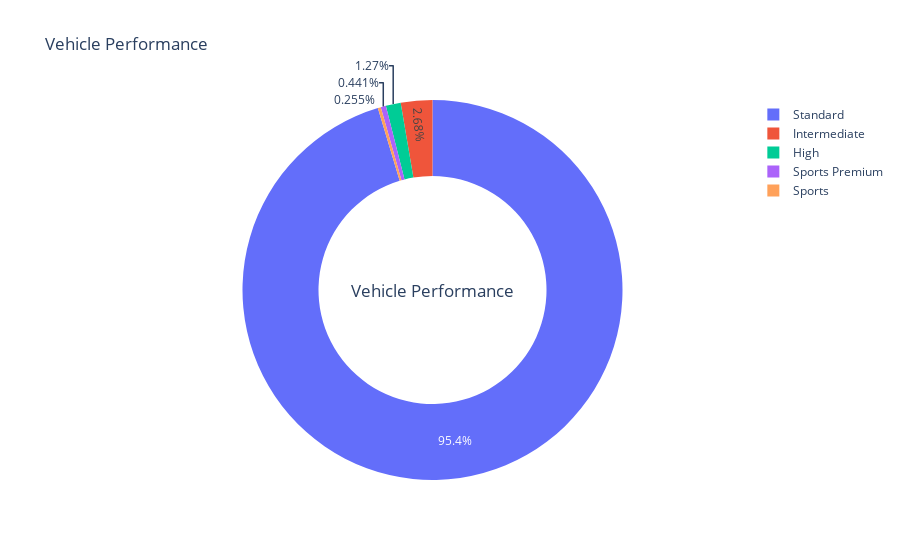

The notebook cell saved with this chart:
### Code cell
from plotly.offline  import download_plotlyjs,init_notebook_mode,plot, iplot
from plotly.offline import init_notebook_mode, iplot
init_notebook_mode(connected=True)
temp = df.Vehicle_Performance.value_counts()
fig = {
  "data": [
    {
      "values": temp.values,
      "labels": temp.index,
      "domain": {"x": [0, 1]},
      "hole": .6,
      "type": "pie"
    },
    
    ],
  "layout": {
        "title":"Vehicle Performance",
        "annotations": [
            {
                "font": {
                    "size": 17
                },
                "showarrow": False,
                "text": "Vehicle Performance",
                "x": 0.5,
                "y": 0.5
            }
            
        ]
    }
}
iplot(fig, filename='donut')

### Figure 1 — Plotly figure (JSON) as saved in the notebook; plotly's stock layout.template omitted (floating-point values rounded to 4 significant figures)
{"data": [{"domain": {"x": [0, 1]}, "hole": 0.6, "labels": ["Standard", "Intermediate", "High", "Sports Premium", "Sports"], "type": "pie", "values": [404713, 11381, 5386, 1870, 1081]}], "layout": {"annotations": [{"font": {"size": 17}, "showarrow": false, "text": "Vehicle Performance", "x": 0.5, "y": 0.5}], "title": {"text": "Vehicle Performance"}}}
